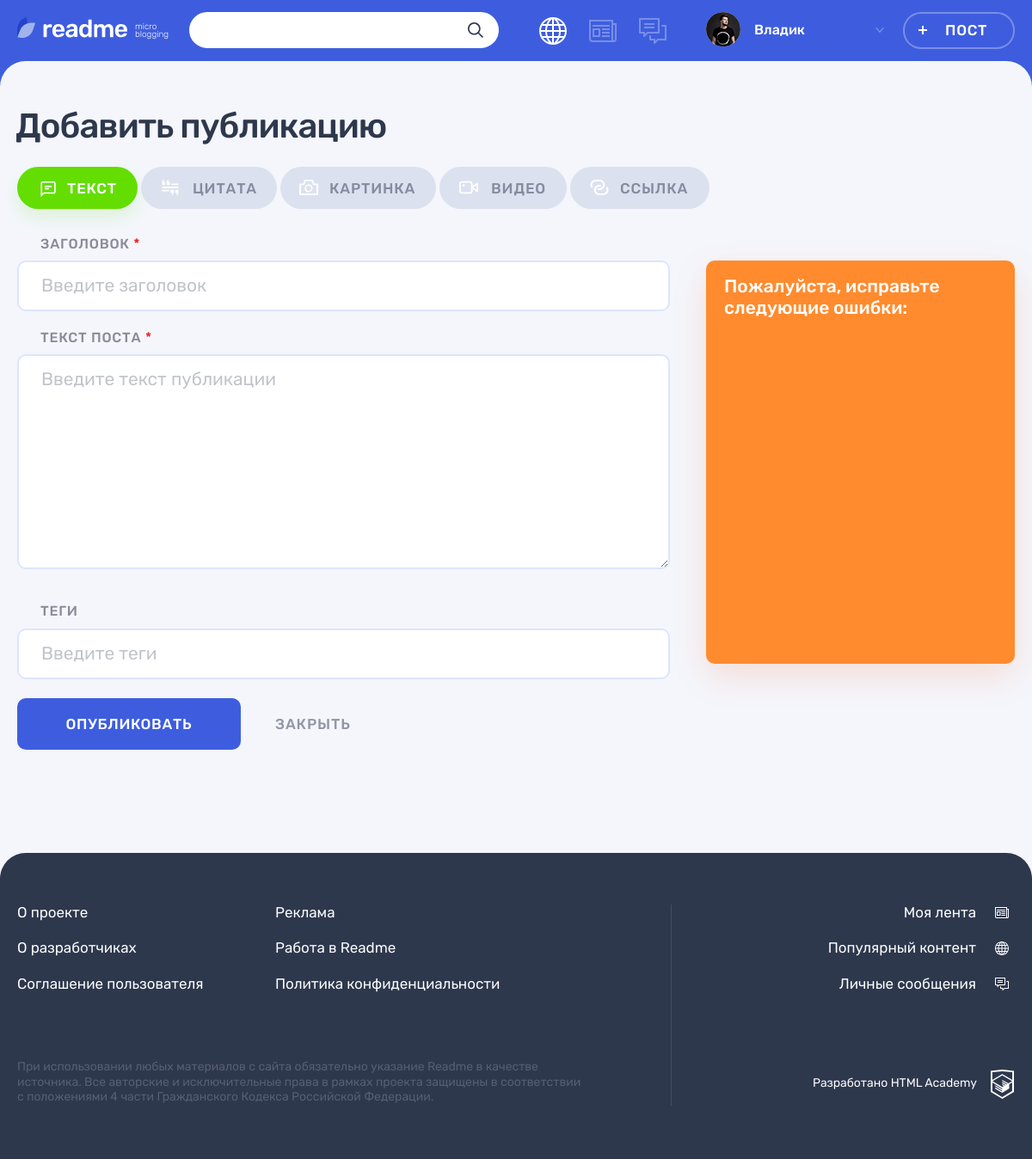
The page /add.php (signed in) on the database its author committed.
### tables this page shows
CREATE TABLE IF NOT EXISTS `content_type` (
                                            id INT PRIMARY KEY AUTO_INCREMENT,
                                            `name` VARCHAR(127) NOT NULL UNIQUE,
                                            class VARCHAR(127) NOT NULL
);

### helpers.php (called while the page is built, shortened)
<?php
function include_template($name, array $data = [])
{
    $name = 'templates/' . $name;
    extract($data);
    require $name;
    $result = ob_get_clean();
    return $result;
}

### templates/adding-post.php (the view, shortened to what this page needs)
<main class="page__main page__main--adding-post">
    <div class="page__main-section">
        <div class="container">
            <h1 class="page__title page__title--adding-post">Добавить публикацию</h1>
        </div>
        <div class="adding-post container">
            <div class="adding-post__tabs-wrapper tabs">
                <div class="adding-post__tabs filters">
                    <ul class="adding-post__tabs-list filters__list tabs__list">
                        <?php foreach ($rowsContents as $rowsContent): ?>
                            <li class="adding-post__tabs-item filters__item">
                                <a class="adding-post__tabs-link filters__button filters__button--<?=$rowsContent['class']; ?> <?= $selectedContentType == $rowsContent['class'] ? 'filters__button--active' : ''; ?> tabs__item button">
                                    <svg class="filters__icon" width="22" height="18">
                                        <use xlink:href="#icon-filter-<?=$rowsContent['class']; ?>"></use>
                                    </svg>
                                    <span><?=$rowsContent['name']; ?></span>
                                </a>
                            </li>
                        <?php endforeach; ?>
                    </ul>
                </div>
                <div class="adding-post__tab-content">
                    <section class="adding-post__text tabs__content tabs__content--active">
                        <form class="adding-post__form form" action="add.php" method="post">
                            <div class="form__text-inputs-wrapper">
                                <div class="form__text-inputs">
                                    <div class="adding-post__input-wrapper form__input-wrapper">
                                        <label class="adding-post__label form__label" for="text-heading">Заголовок <span class="form__input-required">*</span></label>
                                        <div class="form__input-section <?= isset($errors['title']) ? 'form__input-section--error' : ''; ?>">
                                            <input class="adding-post__input form__input" id="text-heading" type="text" value="<?=$title; ?>" name="title" placeholder="Введите заголовок">
                                        </div>
                                    </div>
                                    <div class="adding-post__textarea-wrapper form__textarea-wrapper">
                                        <label class="adding-post__label form__label" for="post-text">Текст поста <span class="form__input-required">*</span></label>
                                        <div class="form__input-section <?= isset($errors['text']) ? 'form__input-section--error' : ''; ?>">
                                            <textarea class="adding-post__textarea form__textarea form__input" name="text" id="post-text" placeholder="Введите текст публикации"><?= $text; ?></textarea>
                                        </div>
                                    </div>
                                    <div class="adding-post__input-wrapper form__input-wrapper">
                                        <label class="adding-post__label form__label" for="post-tags">Теги</label>
                                        <div class="form__input-section <?= isset($errors['hashtag']) ? 'form__input-section--error' : ''; ?>">
                                            <input class="adding-post__input form__input" id="post-tags" type="text" value="<?=$hashtagString; ?>" name="hashtag" placeholder="Введите теги">
                                        </div>
                                    </div>
                                </div>
                                <div class="form__invalid-block">
                                    <b class="form__invalid-slogan">Пожалуйста, исправьте следующие ошибки:</b>
                                </div>
                            </div>
                            <div class="adding-post__buttons">
                                <button class="adding-post__submit button button--main" type="submit">Опубликовать</button>
                                <a class="adding-post__close" href="#">Закрыть</a>
                            </div>
                        </form>
                    </section>
                </div>
            </div>
        </div>
    </div>
</main>

### rows shown on the page
content_type: name "ТЕКСТ"
content_type: name "ЦИТАТА"
content_type: name "КАРТИНКА"
content_type: name "ВИДЕО"
content_type: name "ССЫЛКА"

### other values the page prints
$_SESSION['user']['user_name'] "Владик"
